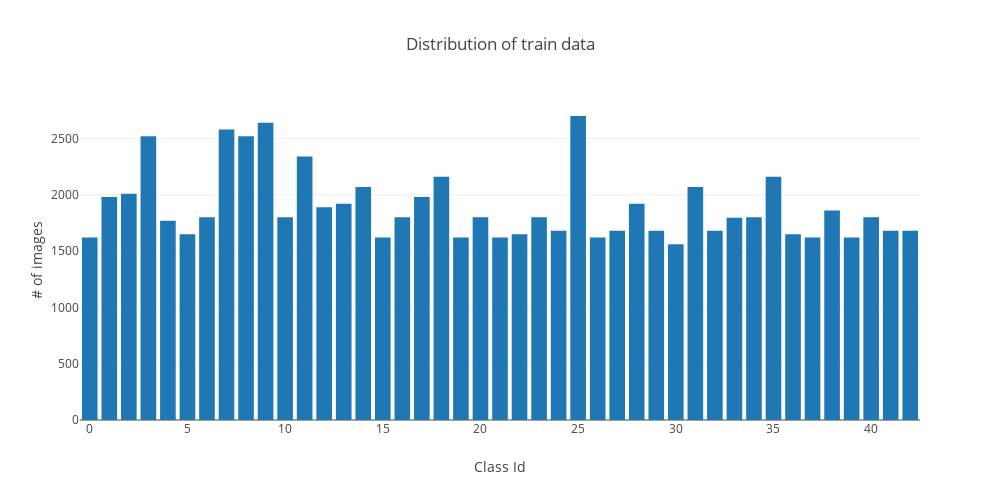

Here is the notebook cell this chart was saved with:
### Code cell
train_hist = Counter(y_train)

# Draw a bar chart
train_bar = go.Bar(x=list(train_hist.keys()), y=list(train_hist.values()), name="train")
layout = go.Layout(height=500, width=1000, 
                   title='Distribution of train data', 
                   xaxis=dict(title='Class Id'), 
                   yaxis=dict(title='# of images'))
pltly.iplot(go.Figure(data=[train_bar], layout=layout))

### Figure 1 — Plotly figure (JSON) as saved in the notebook; plotly's stock layout.template omitted (floating-point values rounded to 4 significant figures)
{"data": [{"name": "train", "type": "bar", "x": [41, 31, 36, 26, 23, 1, 40, 22, 37, 16, 3, 19, 4, 11, 42, 0, 32, 27, 29, 24, 9, 5, 38, 8, 10, 35, 34, 18, 6, 13, 7, 30, 39, 21, 20, 33, 28, 12, 14, 15, 17, 2, 25], "y": [1680, 2070, 1650, 1620, 1800, 1980, 1800, 1650, 1620, 1800, 2520, 1620, 1770, 2340, 1680, 1620, 1680, 1680, 1680, 1680, 2640, 1650, 1860, 2520, 1800, 2160, 1800, 2160, 1800, 1920, 2580, 1560, 1620, 1620, 1800, 1797, 1920, 1890, 2070, 1620, 1980, 2010, 2700]}], "layout": {"height": 500, "title": "Distribution of train data", "width": 1000, "xaxis": {"title": "Class Id"}, "yaxis": {"title": "# of images"}}}
